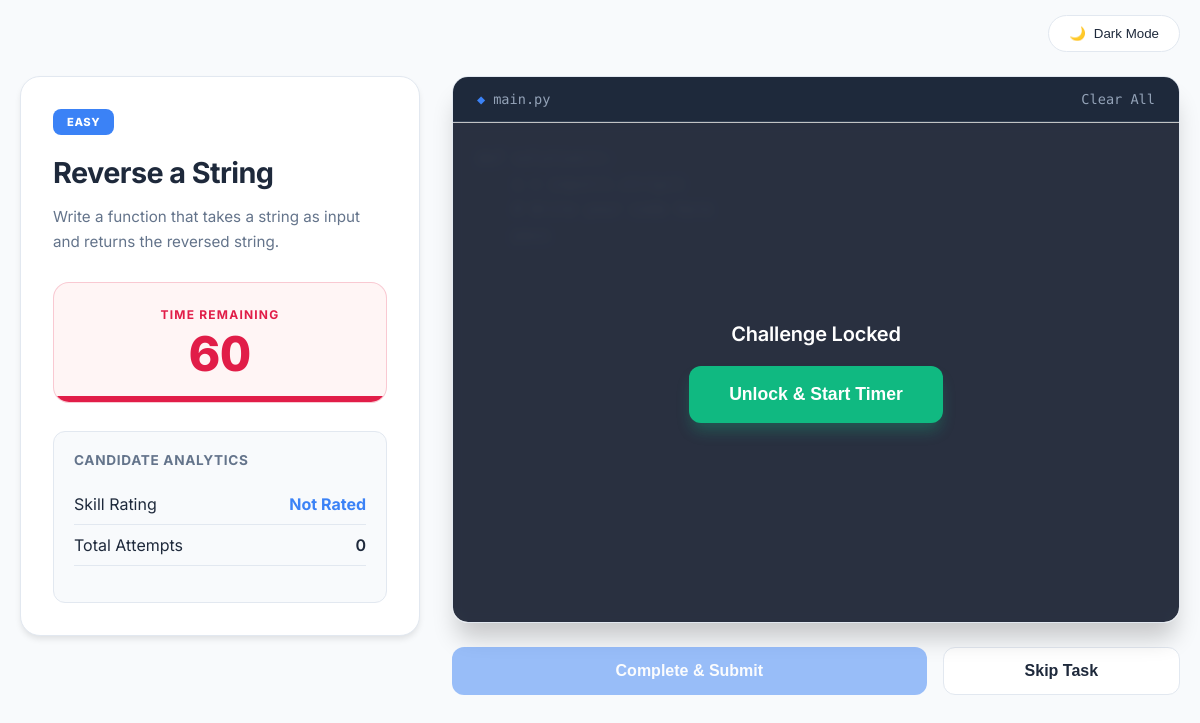
Page /careers/arena/ (signed in) on the earlier database version.
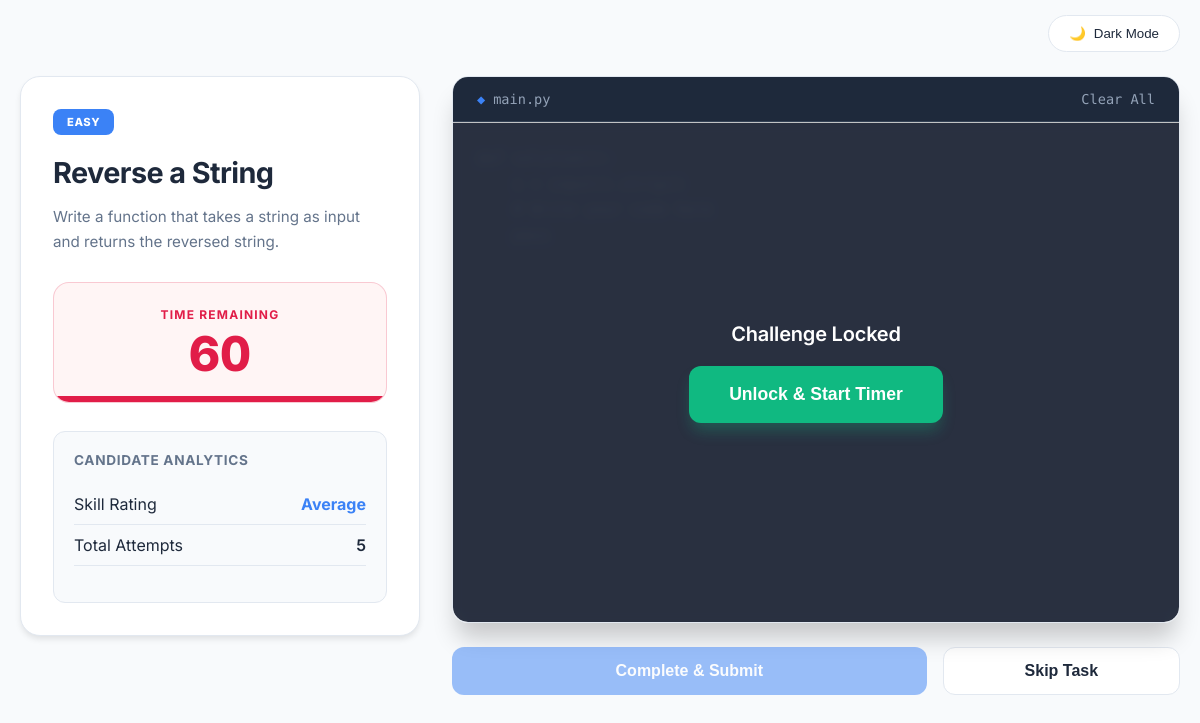
Same page on the later database version.
### careers/models.py (models this page shows)
class UserCodingProfile(models.Model):
    user = models.OneToOneField(settings.AUTH_USER_MODEL, on_delete=models.CASCADE)
    total_score = models.FloatField(default=0.0)
    attempts = models.IntegerField(default=0)
    @property
    def skill_rating(self):
        if self.attempts == 0: return "Not Rated"
        avg = self.total_score / self.attempts
        if avg >= 80: return "Good"
        elif avg >= 50: return "Average"
        return "Low"

### careers/views.py (the view)
# urls.py: path('arena/', views.code_arena, name='codearena'), #Coding arena main page
@login_required
def code_arena(request):
    questions = CodingQuestion.objects.all()
    question = random.choice(questions) if questions.exists() else None
    stats, _ = UserCodingProfile.objects.get_or_create(user=request.user)
    return render(request, 'careers/arena.html', {
        'question': question,
        'stats': stats
    })

### careers/templates/careers/arena.html (shortened to what this page needs)
{% block content %}
<div class="container">
    <div class="header-nav">
        <button class="theme-toggle" onclick="toggleTheme()">
            <span id="theme-icon">🌙</span> <span id="theme-text">Dark Mode</span>
        </button>
    </div>
    {% if question %}
    <div class="workspace">
        <div class="card">
            <span class="difficulty-badge">{{ question.difficulty }}</span>
            <h1 style="margin-top: 0; margin-bottom: 12px; font-size: 1.8rem; letter-spacing: -0.02em;">{{ question.title }}</h1>
            <p style="line-height: 1.6; color: var(--text-muted); font-size: 0.95rem; margin-bottom: 24px;">{{ question.description }}</p>
            <div class="timer-container">
                <span class="timer-label">Time Remaining</span>
                <span id="timer">{{ question.time_limit_seconds }}</span>
                <div class="progress-bar-wrap">
                    <div id="progress-fill"></div>
                </div>
            </div>
            <div class="progress-panel" style="background-color: var(--bg-body); padding: 20px; border-radius: 12px; border: 1px solid var(--border-color);">
                <h4 style="margin-top: 0; margin-right: 0; margin-bottom: 16px; margin-left: 0; font-size: 0.85rem; text-transform: uppercase; letter-spacing: 0.05em; color: var(--text-muted);">Candidate Analytics</h4>
                <div class="stats-item">
                    <span>Skill Rating</span>
                    <strong id="res-rating" style="color: var(--accent);">{{ stats.skill_rating|default:"--" }}</strong>
                </div>
                <div class="stats-item">
                    <span>Total Attempts</span>
                    <span id="res-attempts" style="font-weight: 600;">{{ stats.attempts|default:"0" }}</span>
                </div>
            </div>
        </div>
        <div>
            <div class="editor-wrapper">
                <div id="editor-overlay">
                    <span class="overlay-text">Challenge Locked</span>
                    <button id="start-btn" onclick="startChallenge()" class="btn btn-start">
                        Unlock & Start Timer
                    </button>
                </div>
                <div class="editor-header">
                    <div style="display: flex; align-items: center; gap: 8px;">
                        <span style="color: #3b82f6;">◆</span> main.py
                    </div>
                    <span id="clear-code" style="cursor:pointer; font-weight: 500;">Clear All</span>
                </div>
            </div>
            <div style="display: grid; grid-template-columns: 2fr 1fr; gap: 16px; margin-top: 24px;">
                <button id="submit-btn" onclick="runEvaluation()" class="btn btn-primary" disabled>
                    Complete & Submit
                </button>
                <button onclick="window.location.reload()" class="btn btn-secondary">
                    Skip Task
                </button>
            </div>
        </div>
    </div>
    {% endif %}
</div>
{% endblock %}

Differences in the rows shown:
changed UserCodingProfile: skill_rating "Not Rated" → "Average"; attempts "0" → "5"
